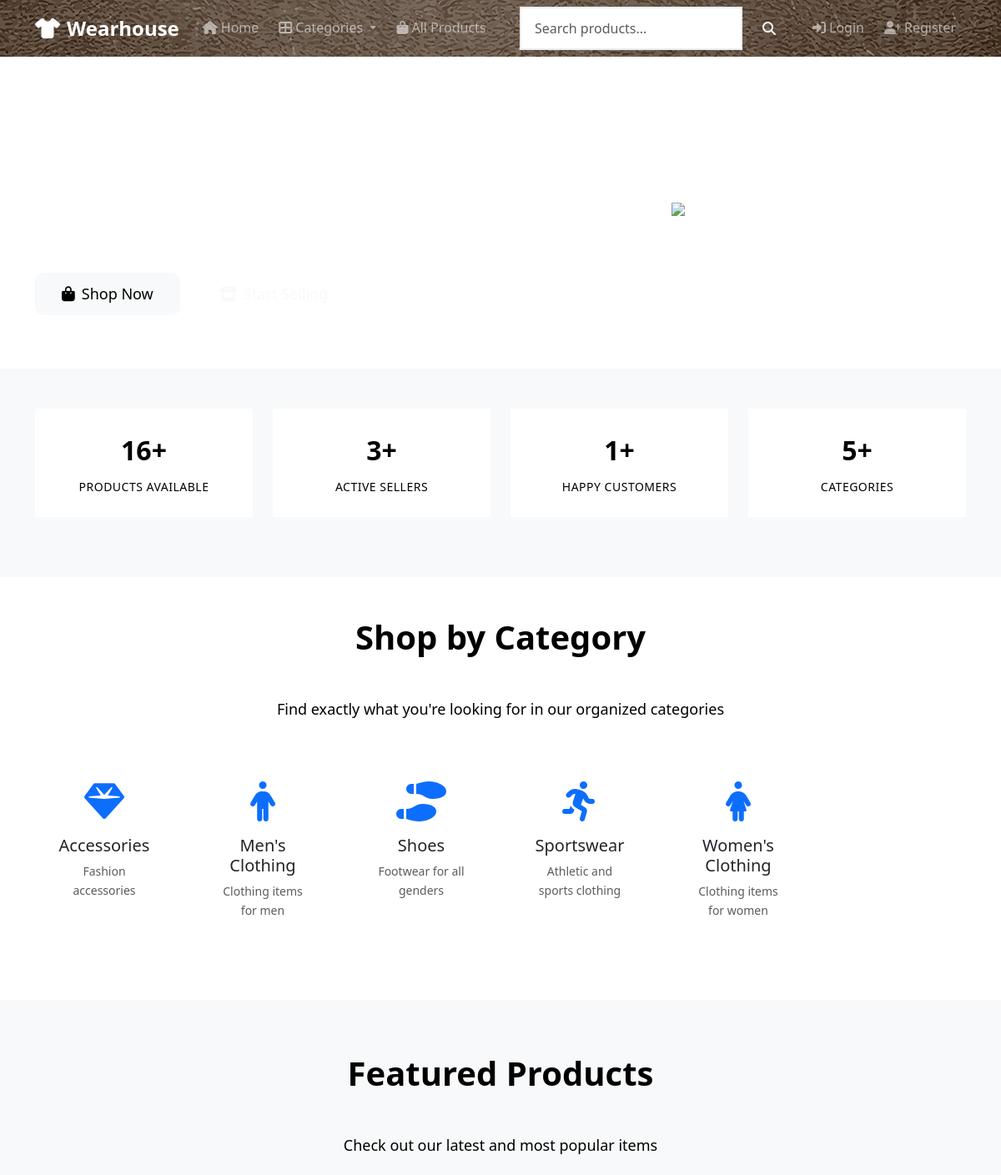
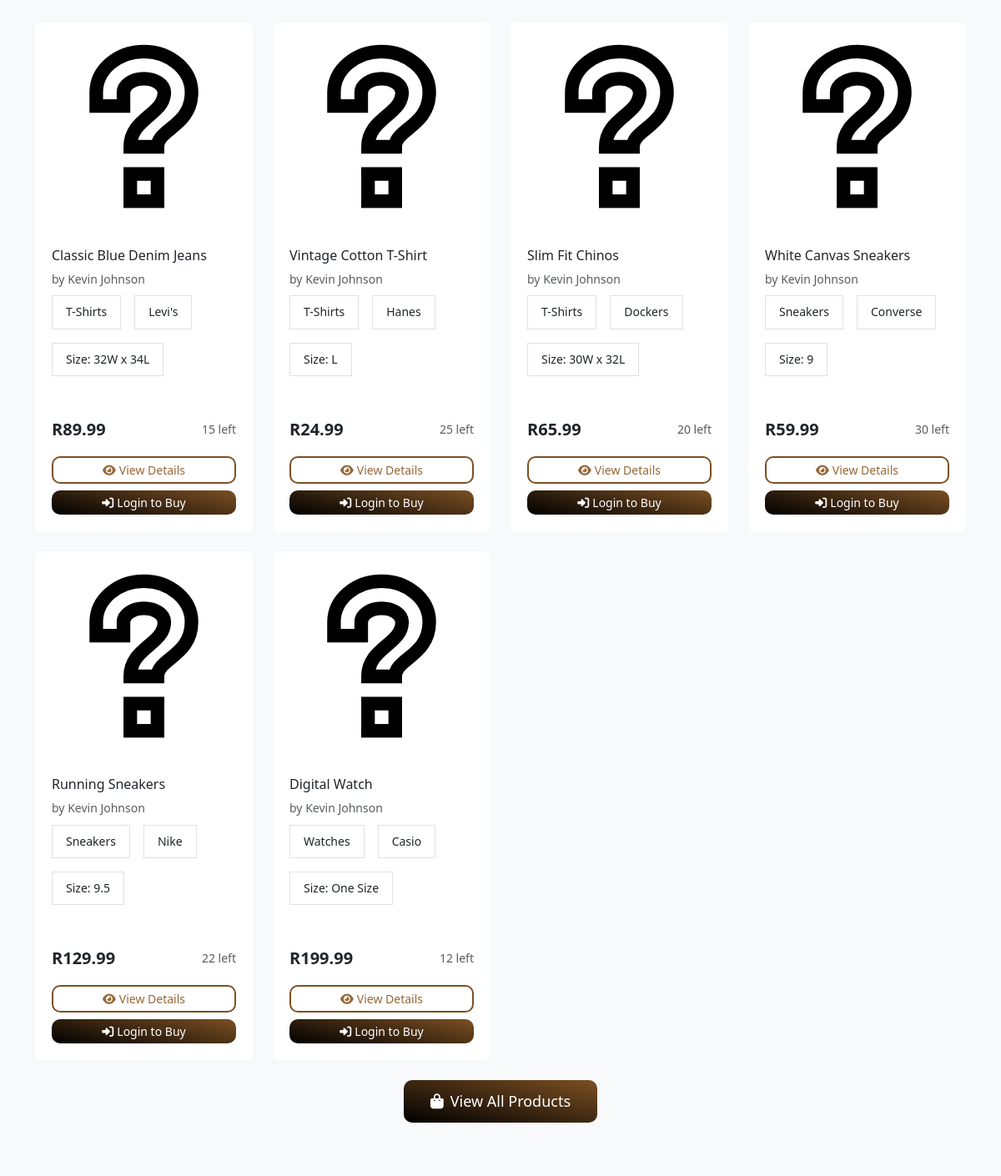
The page / on the database its author committed (2 pictures, top to bottom).
### tables this page shows
CREATE TABLE categories (
    id INT PRIMARY KEY AUTO_INCREMENT,
    name VARCHAR(100) NOT NULL,
    description TEXT,
    parent_id INT NULL,
    created_at TIMESTAMP DEFAULT CURRENT_TIMESTAMP,
    FOREIGN KEY (parent_id) REFERENCES categories(id) ON DELETE SET NULL
);

CREATE TABLE products (
    id INT PRIMARY KEY AUTO_INCREMENT,
    seller_id INT NOT NULL,
    category_id INT NOT NULL,
    name VARCHAR(200) NOT NULL,
    description TEXT,
    price DECIMAL(10,2) NOT NULL,
    stock_quantity INT DEFAULT 0,
    color VARCHAR(50),
    brand VARCHAR(100),
    image_url VARCHAR(255),
    size VARCHAR(40),
    status ENUM('active', 'inactive', 'sold') DEFAULT 'active',
    created_at TIMESTAMP DEFAULT CURRENT_TIMESTAMP,
    updated_at TIMESTAMP DEFAULT CURRENT_TIMESTAMP ON UPDATE CURRENT_TIMESTAMP,
    FOREIGN KEY (seller_id) REFERENCES users(id) ON DELETE CASCADE, 
     
    FOREIGN KEY (category_id) REFERENCES categories(id) ON DELETE RESTRICT 
     
);

CREATE TABLE users (
    id INT PRIMARY KEY AUTO_INCREMENT,
    username VARCHAR(80) UNIQUE NOT NULL,
    email VARCHAR(125) UNIQUE NOT NULL,
    password VARCHAR(255) NOT NULL,
    first_name VARCHAR(80) NOT NULL,
    last_name VARCHAR(80) NOT NULL,
    phone VARCHAR(20),
    address TEXT,
    city VARCHAR(60),
    province VARCHAR(50),
    zip_code VARCHAR(10),
    role ENUM('buyer', 'seller', 'admin') DEFAULT 'buyer',
    created_at TIMESTAMP DEFAULT CURRENT_TIMESTAMP,
    updated_at TIMESTAMP DEFAULT CURRENT_TIMESTAMP ON UPDATE CURRENT_TIMESTAMP
);

### includes/functions.php (called while the page is built, shortened)
<?php
require_once __DIR__ . '/../config/database.php';
function isLoggedIn()
{
    return !empty($_SESSION['user_id']);
}
function getProducts($limit = null, $offset = 0, $category_id = null, $search = null, $seller_id = null)
{
    global $db;
    $sql = "SELECT p.*, c.name as category_name, u.username as seller_username, u.first_name as seller_first_name, u.last_name as seller_last_name
            FROM products AS p
            JOIN categories AS c ON p.category_id = c.id
            JOIN users AS u ON p.seller_id = u.id
            WHERE p.status = 'active'";
    $params = [];
    $sql .= " ORDER BY p.created_at DESC";
    if ($limit) {
        $sql .= " LIMIT ? OFFSET ?";
        $params[] = $limit;
        $params[] = $offset;
    }
    return $db->fetchAll($sql, $params);
}
function getCategories($parent_id = null)
{
    global $db;
    $sql = "SELECT * FROM categories";
    $params = [];
    if ($parent_id === null) {
        $sql .= " WHERE parent_id IS NULL";
    } else {
        $sql .= " AND parent_id = ?";
        $params[] = $parent_id;
    }
    $sql .= " ORDER BY name";
    return $db->fetchAll($sql, $params);
}
function formatPrice($price)
{
    return 'R' . number_format($price, 2, '.', '');
}

### config/database.php (called while the page is built, shortened)
<?php
class Database
{
    private $host = DB_HOST;
    private $user = DB_USER;
    private $password = DB_PASS;
    private $database = DB_NAME;
    private $conn;
    public function __construct()
    {
        $this->conn = mysqli_connect($this->host, $this->user, $this->password, $this->database);
    }
    function query(string $sql, $params = [], ?string $types = null): ?mysqli_result
    {
        $stmt = $this->conn->prepare($sql);
        if (is_null($types)) {
            $stmt->execute($params);
            return $stmt->get_result() ?: null;
        }
        $stmt->bind_param($types, ...$params);
        $stmt->execute();
        return $stmt->get_result() ?: null;
    }
    public function fetchAll($sql, $params = [], ?string $types = null)
    {
        $result = $this->query($sql, $params, $types);
        return $result->fetch_all(MYSQLI_ASSOC);
    }
     public function fetchOne($sql, $params = [], ?string $types = null) {
        $result = $this->query($sql, $params, $types);
        return $result->fetch_assoc();
    }
}
$db = new Database();

### index.php (the view, shortened to what this page needs)
<?php
require_once 'includes/header.php';
$featured_products = getProducts(6);
$categories = getCategories();
?>
<section class="hero-section">
    <div class="container">
        <div class="row align-items-center">
            <div class="col-lg-6">
                <h1 class="display-4 fw-bold">Welcome to Wearhouse</h1>
                <p class="lead">Get your new fit ready and thrift it out with style!</p>
                <div class="d-flex gap-3 flex-wrap">
                    <a href="/views/store.php" class="btn btn-light btn-lg">
                        <i class="fas fa-shopping-bag me-2"></i>Shop Now
                    </a>
                    <?php if (!isLoggedIn()){ ?>
                    <a href="/register.php?role=seller" class="btn btn-outline-light btn-lg">
                        <i class="fas fa-store me-2"></i>Start Selling
                    </a>
                    <?php } ?>
                </div>
            </div>
            <div class="col-lg-6 text-center">
                <img src="/assets/images/hero-fashion.svg" alt="Fashion Illustration" class="img-fluid" style="max-height: 400px;">
            </div>
        </div>
    </div>
</section>
<section class="py-5 bg-light">
    <div class="container">
        <div class="row text-center">
            <div class="col-md-3 col-sm-6 mb-4">
                <div class="stat-card">
                    <div class="stat-number"><?php echo count(getProducts()); ?>+</div>
                    <div class="stat-label">Products Available</div>
                </div>
            </div>
            <div class="col-md-3 col-sm-6 mb-4">
                <div class="stat-card">
                    <div class="stat-number">
                        <?php
                        $sellers = $db->fetchOne("SELECT COUNT(*) as count FROM users WHERE role = 'seller'");
                        echo $sellers['count'];
                        ?>+
                    </div>
                    <div class="stat-label">Active Sellers</div>
                </div>
            </div>
            <div class="col-md-3 col-sm-6 mb-4">
                <div class="stat-card">
                    <div class="stat-number">
                        <?php
                        $orders = $db->fetchOne("SELECT COUNT(*) as count FROM orders WHERE order_status = 'delivered'");
                        echo $orders['count'];
                        ?>+
                    </div>
                    <div class="stat-label">Happy Customers</div>
                </div>
            </div>
            <div class="col-md-3 col-sm-6 mb-4">
                <div class="stat-card">
                    <div class="stat-number"><?php echo count($categories); ?>+</div>
                    <div class="stat-label">Categories</div>
                </div>
            </div>
        </div>
    </div>
</section>
<section class="py-5">
    <div class="container">
        <h2 class="section-title">Shop by Category</h2>
        <p class="section-subtitle">Find exactly what you're looking for in our organized categories</p>
        <div class="row">
            <?php foreach ($categories as $category){ ?>
            <div class="col-lg-2 col-md-4 col-sm-6 mb-4">
                <a href="/views/store.php?category=<?php echo $category['id']; ?>" class="text-decoration-none">
                    <div class="card h-100 category-card">
                        <div class="card-body text-center p-4">
                            <div class="category-icon mb-3">
                                <?php
                                $icons = [
                                    "Men's Clothing" => "fas fa-male",
                                    "Women's Clothing" => "fas fa-female",
                                    "Shoes" => "fas fa-shoe-prints",
                                    "Accessories" => "fas fa-gem",
                                    "Sportswear" => "fas fa-running"
                                ];
                                $icon = $icons[$category['name']] ?? 'fas fa-tshirt';
                                ?>
                                <i class="<?php echo $icon; ?> fa-3x text-primary"></i>
                            </div>
                            <h5 class="card-title"><?php echo htmlspecialchars($category['name']); ?></h5>
                            <p class="card-text text-muted small"><?php echo htmlspecialchars($category['description']); ?></p>
                        </div>
                    </div>
                </a>
            </div>
            <?php }?>
        </div>
    </div>
</section>
<section class="featured-products bg-light">
    <div class="container">
        <h2 class="section-title">Featured Products</h2>
        <p class="section-subtitle">Check out our latest and most popular items</p>
                <div class="row">
        <?php foreach ($featured_products as $product){ ?>
            <div class="col-lg-3 col-md-4 col-sm-6 mb-4">
                <div class="card product-card h-100">
                    <div class="position-relative">
                        <img src="<?php echo  '/assets/images/placeholder-product.svg'; ?>"
                             class="card-img-top" alt="<?php echo htmlspecialchars($product['name']); ?>">
                    </div>
                    <div class="card-body d-flex flex-column">
                        <h6 class="card-title"><?php echo htmlspecialchars($product['name']); ?></h6>
                        <p class="text-muted small mb-2">by <?php echo htmlspecialchars($product['seller_first_name'] . ' ' . $product['seller_last_name']); ?></p>
                        <div class="product-meta mb-3">
                            <span class="meta-item"><?php echo htmlspecialchars($product['category_name']); ?></span>
                            <span class="meta-item"><?php echo htmlspecialchars($product['brand']); ?></span>
                            <?php if ($product['size']){ ?>
                            <span class="meta-item">Size: <?php echo htmlspecialchars($product['size']); ?></span>
                            <?php } ?>
                        </div>
                        <div class="mt-auto">
                            <div class="d-flex justify-content-between align-items-center mb-3">
                                <div class="product-price"><?php echo formatPrice($product['price']); ?></div>
                                <small class="text-muted"><?php echo $product['stock_quantity']; ?> left</small>
                            </div>
                            <div class="d-grid gap-2">
                                <a href="/product.php?id=<?php echo $product['id']; ?>" class="btn btn-outline-primary btn-sm">
                                    <i class="fas fa-eye me-1"></i>View Details
                                </a>
                                <?php if (isLoggedIn() && $_SESSION['user_role'] === 'buyer' && $product['stock_quantity'] > 0){ ?>
                                <button class="btn btn-primary btn-sm add-to-cart-btn"
                                        data-product-id="<?php echo $product['id']; ?>">
                                    <i class="fas fa-cart-plus me-1"></i>Add to Cart
                                </button>
                                <?php }elseif (!isLoggedIn()){ ?>
                                <a href="./login.php" class="btn btn-primary btn-sm">
                                    <i class="fas fa-sign-in-alt me-1"></i>Login to Buy
                                </a>
                                <?php } ?>
                            </div>
                        </div>
                    </div>
                </div>
            </div>
            <?php } ?>
        </div>
        <div class="text-center">
            <a href="views/store.php" class="btn btn-primary btn-lg">
                <i class="fas fa-shopping-bag me-2"></i>View All Products
            </a>
        </div>
    </div>
</section>

### assets/css/styles.css (style rules this page uses)
body { font-family: 'Segoe UI', Tahoma, Geneva, Verdana, sans-serif; line-height: 1.6; color: var(--dark-color); background-color: #ffffff; min-height: 100vh; display: flex; flex-direction: column; }
.card { border: none; box-shadow: var(--box-shadow); transition: var(--transition); overflow: hidden; }
.card-img-top { height: 250px; object-fit: cover; transition: var(--transition); }
.product-card { margin-bottom: 2rem; }
.product-card .card-body { padding: 1.25rem; }
.product-price { font-size: 1.25rem; font-weight: 600; color: var(--primary-color); }
.btn { border-radius: 10px; font-weight: 500; border: none; padding: 0.5rem 1rem; }
.btn-primary { background: linear-gradient(13deg, black, #7c5023); }
.btn-outline-primary { border: 2px solid #7c5023; color: #976738; }
.btn-sm { padding: 0.25rem 0.75rem; font-size: 0.875rem; }
.btn-lg { padding: 0.75rem 2rem; font-size: 1.125rem; }
.hero-section { background: linear-gradient(135deg, var(--primary-color), #0b5ed7); color: white; padding: 4rem 0; text-align: center; }
.hero-section h1 { font-size: 3rem; font-weight: 700; margin-bottom: 1rem; }
.hero-section p { font-size: 1.25rem; opacity: 0.9; margin-bottom: 2rem; }
.featured-products { padding: 4rem 0; }
.section-title { text-align: center; margin-bottom: 3rem; font-size: 2.5rem; font-weight: 700; color: var(--dark-color); }
.section-subtitle { text-align: center; color: var(--secondary-color); margin-bottom: 3rem; font-size: 1.125rem; }
.product-meta { display: flex; flex-wrap: wrap; gap: 1rem; margin-bottom: 1.5rem; }
.meta-item { background-color: white; padding: 0.5rem 1rem; border-radius: var(--border-radius); font-size: 0.875rem; border: 1px solid #dee2e6; }
.stat-card { background-color: white; border-radius: var(--border-radius); padding: 1.5rem; box-shadow: var(--box-shadow); text-align: center; transition: var(--transition); }
.stat-number { font-size: 2rem; font-weight: 700; color: var(--primary-color); margin-bottom: 0.5rem; }
.stat-label { color: var(--secondary-color); font-size: 0.875rem; text-transform: uppercase; letter-spacing: 0.5px; }

### rows shown on the page
categories: name "Accessories", description "Fashion accessories"
categories: name "Men's Clothing", description "Clothing items for men"
categories: name "Shoes", description "Footwear for all genders"
categories: name "Sportswear", description "Athletic and sports clothing"
categories: name "Women's Clothing", description "Clothing items for women"
products: name "Classic Blue Denim Jeans", seller.last_name "Kevin Johnson", category.name "T-Shirts", brand "Levi's", size "32W x 34L", price "R89.99", stock_quantity "15"
products: name "Vintage Cotton T-Shirt", seller.last_name "Kevin Johnson", category.name "T-Shirts", brand "Hanes", size "L", price "R24.99", stock_quantity "25"
products: name "Slim Fit Chinos", seller.last_name "Kevin Johnson", category.name "T-Shirts", brand "Dockers", size "30W x 32L", price "R65.99", stock_quantity "20"
products: name "White Canvas Sneakers", seller.last_name "Kevin Johnson", category.name "Sneakers", brand "Converse", size "9", price "R59.99", stock_quantity "30"
products: name "Running Sneakers", seller.last_name "Kevin Johnson", category.name "Sneakers", brand "Nike", size "9.5", price "R129.99", stock_quantity "22"
products: name "Digital Watch", seller.last_name "Kevin Johnson", category.name "Watches", brand "Casio", size "One Size", price "R199.99", stock_quantity "12"

### other values the page prints
count(getProducts()) "16"
$sellers['count'] "3"
$orders['count'] "1"
count($categories) "5"
